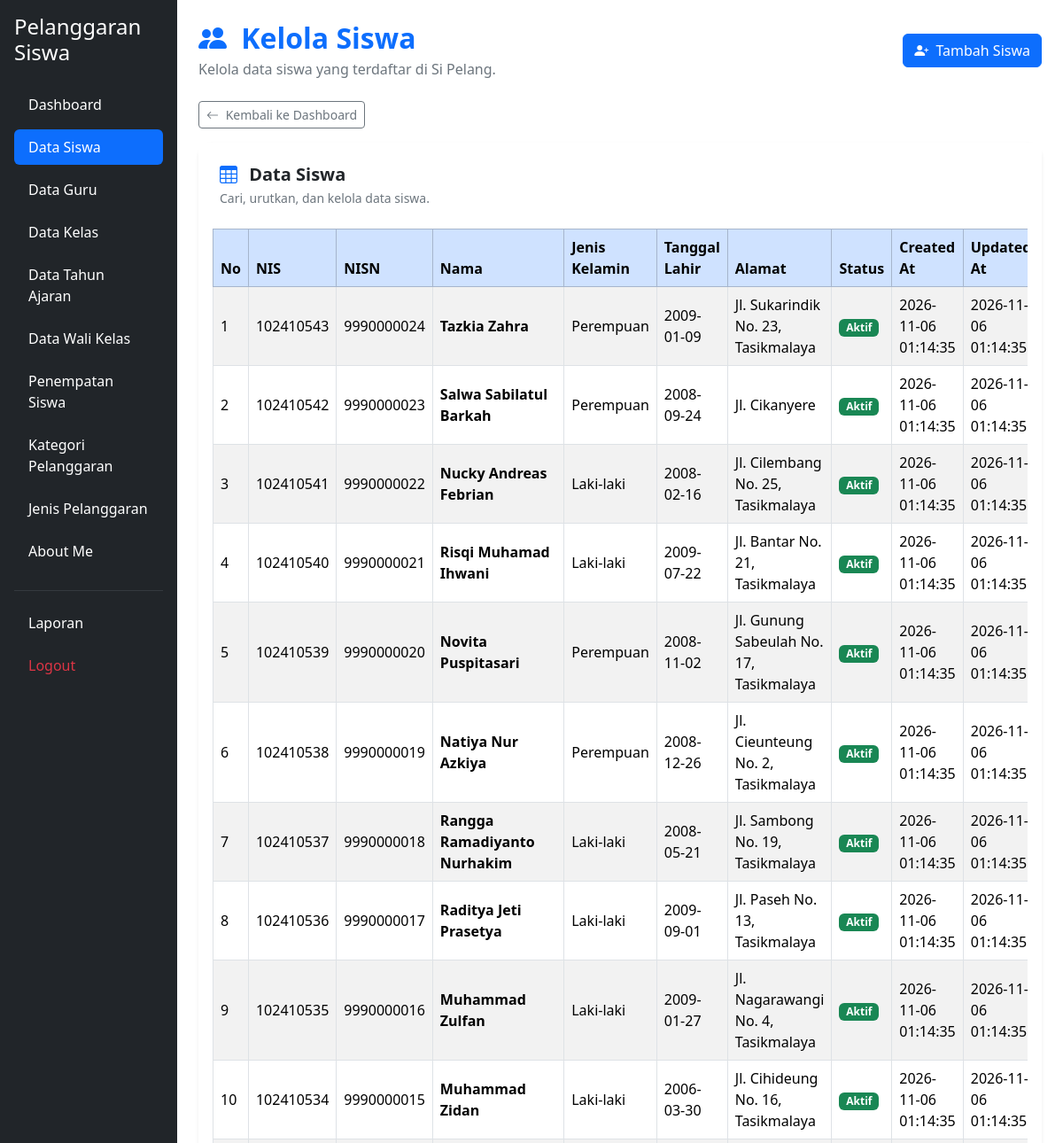
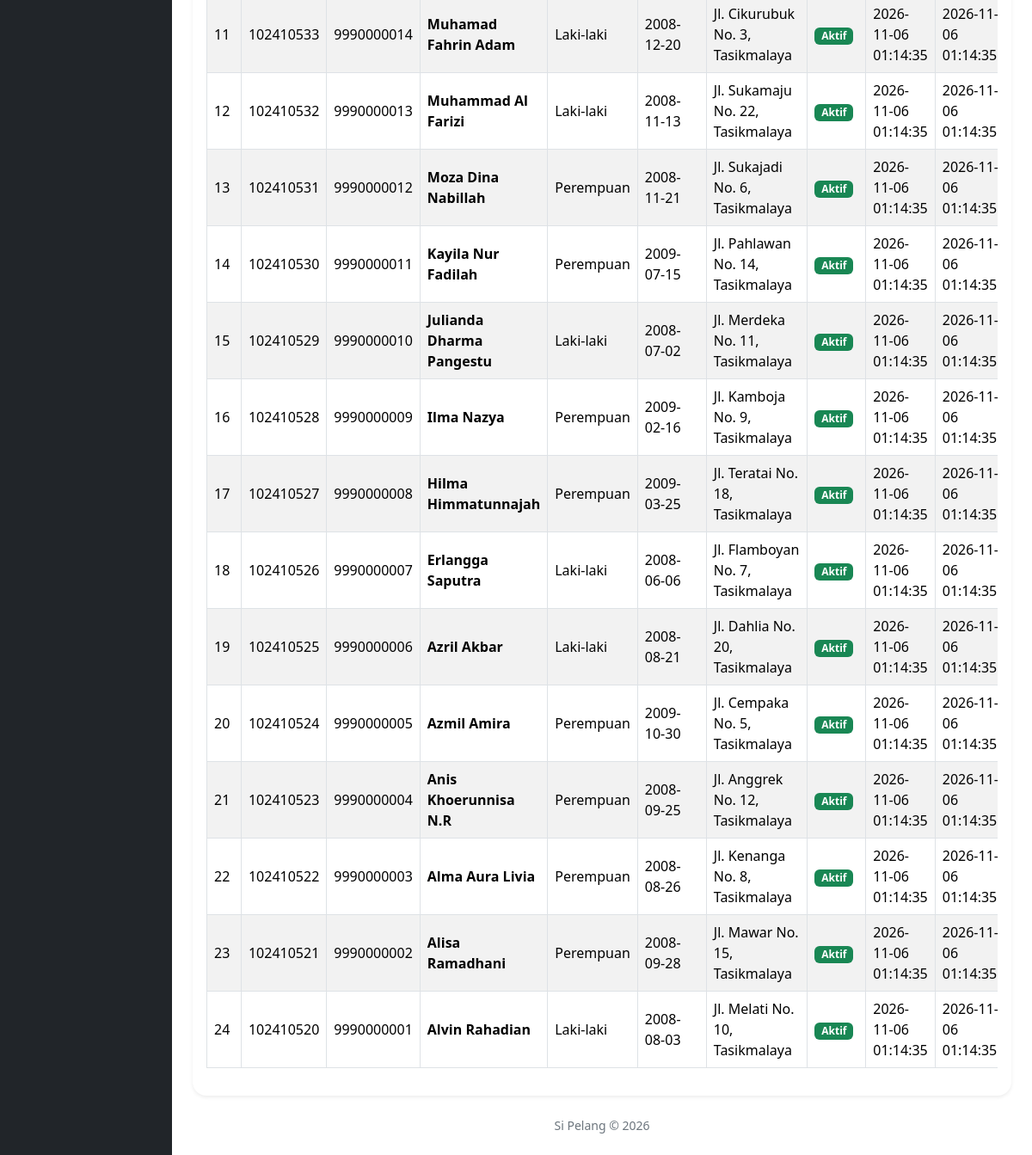
/kelola_siswa.php (signed in), run on the app's committed database (2 pictures, top to bottom).
### tables this page shows
CREATE TABLE `t_siswa` (
  `id` int(11) NOT NULL,
  `nis` varchar(30) DEFAULT NULL,
  `nisn` varchar(20) NOT NULL,
  `nama` varchar(150) DEFAULT NULL,
  `jenis_kelamin` char(1) NOT NULL,
  `tanggal_lahir` date NOT NULL,
  `alamat` text NOT NULL,
  `status_aktif` tinyint(1) NOT NULL,
  `created_at` timestamp NOT NULL DEFAULT current_timestamp(),
  `updated_at` timestamp NOT NULL DEFAULT current_timestamp()
);

### kelola_siswa.php (the view, shortened to what this page needs)
<?php
include 'config/koneksi.php';
$sql = "SELECT * FROM t_siswa ORDER BY id DESC";
$hasil = mysqli_query($koneksi, $sql);
?>
<!DOCTYPE html>
<html lang="id">
<head>
    <link href="https://cdn.jsdelivr.net/npm/bootstrap@5.3.8/dist/css/bootstrap.min.css"
          rel="stylesheet">
    <link href="https://cdn.jsdelivr.net/npm/bootstrap-icons@1.11.3/font/bootstrap-icons.min.css"
          rel="stylesheet">
    <link href="https://cdn.datatables.net/2.3.4/css/dataTables.bootstrap5.min.css"
          rel="stylesheet">
</head>
<div class="container-fluid">
    <div class="row">
        <?php include 'layout/sidebar.php'; ?>
        <main class="col-md-9 col-lg-10 p-4">
            <div class="d-flex flex-wrap justify-content-between
                        align-items-center gap-3 mb-4">
                <div>
                    <h2 class="fw-bold text-primary mb-1">
                        <i class="bi bi-people-fill me-2"></i>
                        Kelola Siswa
                    </h2>
                    <p class="text-secondary mb-0">
                        Kelola data siswa yang terdaftar di Si Pelang.
                    </p>
                </div>
                <a href="tambah_siswa.php" class="btn btn-primary">
                    <i class="bi bi-person-plus-fill me-1"></i>
                    Tambah Siswa
                </a>
            </div>
            <div class="mb-3">
                <a href="dashboard.php" class="btn btn-outline-secondary btn-sm">
                    <i class="bi bi-arrow-left me-1"></i>
                    Kembali ke Dashboard
                </a>
            </div>
            <div class="card border-0 shadow-sm rounded-4">
                <div class="card-header bg-white border-0 p-4">
                    <h5 class="fw-bold mb-1">
                        <i class="bi bi-table text-primary me-2"></i>
                        Data Siswa
                    </h5>
                    <p class="text-secondary small mb-0">
                        Cari, urutkan, dan kelola data siswa.
                    </p>
                </div>
                <div class="card-body pt-0">
                    <div class="table-responsive">
                        <table id="tabelSiswa"
                               class="table table-striped table-bordered
                                      table-hover align-middle w-100">
                            <thead class="table-primary">
                                <tr>
                                    <th>No</th>
                                    <th>NIS</th>
                                    <th>NISN</th>
                                    <th>Nama</th>
                                    <th>Jenis Kelamin</th>
                                    <th>Tanggal Lahir</th>
                                    <th>Alamat</th>
                                    <th>Status</th>
                                    <th>Created At</th>
                                    <th>Updated At</th>
                                </tr>
                            </thead>
                            <tbody>
                                <?php
                                $no = 1;
                                while ($siswa = mysqli_fetch_assoc($hasil)) {
                                ?>
                                    <tr>
                                        <td><?= $no++ ?></td>
                                        <td>
                                            <?= htmlspecialchars($siswa['nis'] ?? '-') ?>
                                        </td>
                                        <td>
                                            <?= htmlspecialchars($siswa['nisn'] ?? '-') ?>
                                        </td>
                                        <td class="fw-semibold">
                                            <?= htmlspecialchars($siswa['nama'] ?? '-') ?>
                                        </td>
                                        <td>
                                            <?php
                                            if (($siswa['jenis_kelamin'] ?? '') === 'L') {
                                                echo 'Laki-laki';
                                            } elseif (($siswa['jenis_kelamin'] ?? '') === 'P') {
                                                echo 'Perempuan';
                                            } else {
                                                echo '-';
                                            }
                                            ?>
                                        </td>
                                        <td>
                                            <?= htmlspecialchars($siswa['tanggal_lahir'] ?? '-') ?>
                                        </td>
                                        <td>
                                            <?= htmlspecialchars($siswa['alamat'] ?? '-') ?>
                                        </td>
                                        <td>
                                            <?php if (($siswa['status_aktif'] ?? 0) == 1) { ?>
                                                <span class="badge bg-success">
                                                    Aktif
                                                </span>
                                            <?php } else { ?>
                                                <span class="badge bg-secondary">
                                                    Tidak Aktif
                                                </span>
                                            <?php } ?>
                                        </td>
                                        <td>
                                            <?= htmlspecialchars($siswa['created_at'] ?? '-') ?>
                                        </td>
                                        <td>
                                            <?= htmlspecialchars($siswa['updated_at'] ?? '-') ?>
                                        </td>
                                    </tr>
                                <?php } ?>
                            </tbody>
                        </table>
                    </div>
                </div>
            </div>
            <div class="text-center text-secondary small mt-4">
                Si Pelang &copy; <?= date('Y') ?>
            </div>
        </div>
</div>
</body>
</html>

### data on the page
t_siswa: nis "102410543", nisn "9990000024", nama "Tazkia Zahra", jenis_kelamin "Perempuan", tanggal_lahir "2009-01-09", alamat "Jl. Sukarindik No. 23, Tasikmalaya", status_aktif "Aktif", created_at "2026-11-06 01:14:35", updated_at "2026-11-06 01:14:35"
t_siswa: nis "102410542", nisn "9990000023", nama "Salwa Sabilatul Barkah", jenis_kelamin "Perempuan", tanggal_lahir "2008-09-24", alamat "Jl. Cikanyere", status_aktif "Aktif", created_at "2026-11-06 01:14:35", updated_at "2026-11-06 01:14:35"
t_siswa: nis "102410541", nisn "9990000022", nama "Nucky Andreas Febrian", jenis_kelamin "Laki-laki", tanggal_lahir "2008-02-16", alamat "Jl. Cilembang No. 25, Tasikmalaya", status_aktif "Aktif", created_at "2026-11-06 01:14:35", updated_at "2026-11-06 01:14:35"
t_siswa: nis "102410540", nisn "9990000021", nama "Risqi Muhamad Ihwani", jenis_kelamin "Laki-laki", tanggal_lahir "2009-07-22", alamat "Jl. Bantar No. 21, Tasikmalaya", status_aktif "Aktif", created_at "2026-11-06 01:14:35", updated_at "2026-11-06 01:14:35"
t_siswa: nis "102410539", nisn "9990000020", nama "Novita Puspitasari", jenis_kelamin "Perempuan", tanggal_lahir "2008-11-02", alamat "Jl. Gunung Sabeulah No. 17, Tasikmalaya", status_aktif "Aktif", created_at "2026-11-06 01:14:35", updated_at "2026-11-06 01:14:35"
t_siswa: nis "102410538", nisn "9990000019", nama "Natiya Nur Azkiya", jenis_kelamin "Perempuan", tanggal_lahir "2008-12-26", alamat "Jl. Cieunteung No. 2, Tasikmalaya", status_aktif "Aktif", created_at "2026-11-06 01:14:35", updated_at "2026-11-06 01:14:35"
t_siswa: nis "102410537", nisn "9990000018", nama "Rangga Ramadiyanto Nurhakim", jenis_kelamin "Laki-laki", tanggal_lahir "2008-05-21", alamat "Jl. Sambong No. 19, Tasikmalaya", status_aktif "Aktif", created_at "2026-11-06 01:14:35", updated_at "2026-11-06 01:14:35"
t_siswa: nis "102410536", nisn "9990000017", nama "Raditya Jeti Prasetya", jenis_kelamin "Laki-laki", tanggal_lahir "2009-09-01", alamat "Jl. Paseh No. 13, Tasikmalaya", status_aktif "Aktif", created_at "2026-11-06 01:14:35", updated_at "2026-11-06 01:14:35"
t_siswa: nis "102410535", nisn "9990000016", nama "Muhammad Zulfan", jenis_kelamin "Laki-laki", tanggal_lahir "2009-01-27", alamat "Jl. Nagarawangi No. 4, Tasikmalaya", status_aktif "Aktif", created_at "2026-11-06 01:14:35", updated_at "2026-11-06 01:14:35"
t_siswa: nis "102410534", nisn "9990000015", nama "Muhammad Zidan", jenis_kelamin "Laki-laki", tanggal_lahir "2006-03-30", alamat "Jl. Cihideung No. 16, Tasikmalaya", status_aktif "Aktif", created_at "2026-11-06 01:14:35", updated_at "2026-11-06 01:14:35"
t_siswa: nis "102410533", nisn "9990000014", nama "Muhamad Fahrin Adam", jenis_kelamin "Laki-laki", tanggal_lahir "2008-12-20", alamat "Jl. Cikurubuk No. 3, Tasikmalaya", status_aktif "Aktif", created_at "2026-11-06 01:14:35", updated_at "2026-11-06 01:14:35"
t_siswa: nis "102410532", nisn "9990000013", nama "Muhammad Al Farizi", jenis_kelamin "Laki-laki", tanggal_lahir "2008-11-13", alamat "Jl. Sukamaju No. 22, Tasikmalaya", status_aktif "Aktif", created_at "2026-11-06 01:14:35", updated_at "2026-11-06 01:14:35"
t_siswa: nis "102410531", nisn "9990000012", nama "Moza Dina Nabillah", jenis_kelamin "Perempuan", tanggal_lahir "2008-11-21", alamat "Jl. Sukajadi No. 6, Tasikmalaya", status_aktif "Aktif", created_at "2026-11-06 01:14:35", updated_at "2026-11-06 01:14:35"
t_siswa: nis "102410530", nisn "9990000011", nama "Kayila Nur Fadilah", jenis_kelamin "Perempuan", tanggal_lahir "2009-07-15", alamat "Jl. Pahlawan No. 14, Tasikmalaya", status_aktif "Aktif", created_at "2026-11-06 01:14:35", updated_at "2026-11-06 01:14:35"
t_siswa: nis "102410529", nisn "9990000010", nama "Julianda Dharma Pangestu", jenis_kelamin "Laki-laki", tanggal_lahir "2008-07-02", alamat "Jl. Merdeka No. 11, Tasikmalaya", status_aktif "Aktif", created_at "2026-11-06 01:14:35", updated_at "2026-11-06 01:14:35"
t_siswa: nis "102410528", nisn "9990000009", nama "Ilma Nazya", jenis_kelamin "Perempuan", tanggal_lahir "2009-02-16", alamat "Jl. Kamboja No. 9, Tasikmalaya", status_aktif "Aktif", created_at "2026-11-06 01:14:35", updated_at "2026-11-06 01:14:35"
t_siswa: nis "102410527", nisn "9990000008", nama "Hilma Himmatunnajah", jenis_kelamin "Perempuan", tanggal_lahir "2009-03-25", alamat "Jl. Teratai No. 18, Tasikmalaya", status_aktif "Aktif", created_at "2026-11-06 01:14:35", updated_at "2026-11-06 01:14:35"
t_siswa: nis "102410526", nisn "9990000007", nama "Erlangga Saputra", jenis_kelamin "Laki-laki", tanggal_lahir "2008-06-06", alamat "Jl. Flamboyan No. 7, Tasikmalaya", status_aktif "Aktif", created_at "2026-11-06 01:14:35", updated_at "2026-11-06 01:14:35"
t_siswa: nis "102410525", nisn "9990000006", nama "Azril Akbar", jenis_kelamin "Laki-laki", tanggal_lahir "2008-08-21", alamat "Jl. Dahlia No. 20, Tasikmalaya", status_aktif "Aktif", created_at "2026-11-06 01:14:35", updated_at "2026-11-06 01:14:35"
t_siswa: nis "102410524", nisn "9990000005", nama "Azmil Amira", jenis_kelamin "Perempuan", tanggal_lahir "2009-10-30", alamat "Jl. Cempaka No. 5, Tasikmalaya", status_aktif "Aktif", created_at "2026-11-06 01:14:35", updated_at "2026-11-06 01:14:35"
t_siswa: nis "102410523", nisn "9990000004", nama "Anis Khoerunnisa N.R", jenis_kelamin "Perempuan", tanggal_lahir "2008-09-25", alamat "Jl. Anggrek No. 12, Tasikmalaya", status_aktif "Aktif", created_at "2026-11-06 01:14:35", updated_at "2026-11-06 01:14:35"
t_siswa: nis "102410522", nisn "9990000003", nama "Alma Aura Livia", jenis_kelamin "Perempuan", tanggal_lahir "2008-08-26", alamat "Jl. Kenanga No. 8, Tasikmalaya", status_aktif "Aktif", created_at "2026-11-06 01:14:35", updated_at "2026-11-06 01:14:35"
t_siswa: nis "102410521", nisn "9990000002", nama "Alisa Ramadhani", jenis_kelamin "Perempuan", tanggal_lahir "2008-09-28", alamat "Jl. Mawar No. 15, Tasikmalaya", status_aktif "Aktif", created_at "2026-11-06 01:14:35", updated_at "2026-11-06 01:14:35"
t_siswa: nis "102410520", nisn "9990000001", nama "Alvin Rahadian", jenis_kelamin "Laki-laki", tanggal_lahir "2008-08-03", alamat "Jl. Melati No. 10, Tasikmalaya", status_aktif "Aktif", created_at "2026-11-06 01:14:35", updated_at "2026-11-06 01:14:35"
